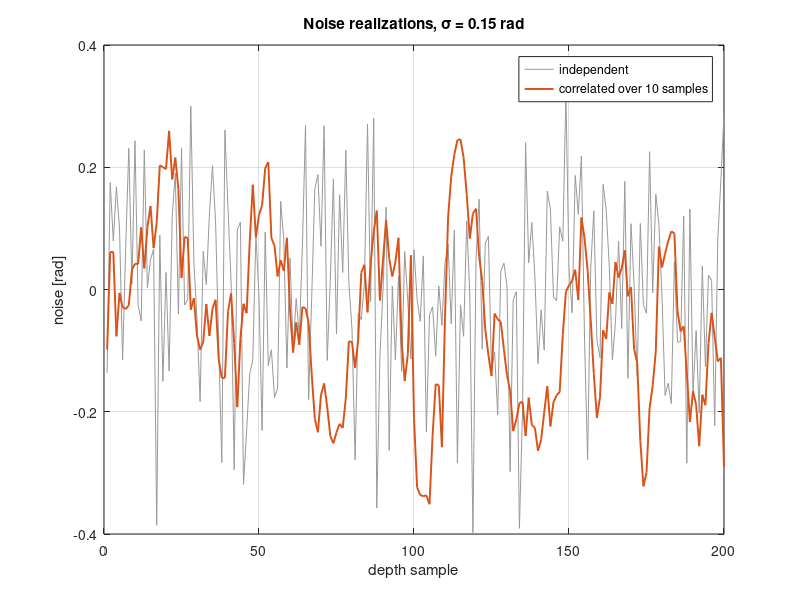

Write the MATLAB code that produced this figure. (Note: this script raises an error after producing the figure.)
%% Lesson 3 - Generalized least squares: correlated noise
%
% Lessons 1 and 2 assumed each sample's noise is independent of its
% neighbours'. Coherence is estimated by averaging over a depth window,
% and neighbouring windows share samples, so their errors move together.
%
% The DATA COVARIANCE MATRIX C_d records the variance of each sample and
% the covariance of each pair. Weighted least squares is the case where
% C_d is diagonal.

clear; close all; rng(3);

%% 1. Correlated noise
% Draw independent noise and smooth it with a running average of L
% samples, as a multilook window does.
N     = 200;                          % depth samples
L     = 10;                           % samples per averaging window
sigma = 0.15;                         % phase noise per sample [rad]

white  = randn(N + L - 1, 1);
smooth = conv(white, ones(L,1)/sqrt(L), 'valid');     % running sum / sqrt(L)
% sqrt(L), not L, keeps each sample's sigma at 1: only the correlation
% differs from independent noise.
e_corr  = sigma * smooth;
e_indep = sigma * randn(N, 1);
[std(e_indep), std(e_corr)]           % the same size

figure('Name', 'Lesson 3a', 'Position', [100 100 900 320]);
plot(e_indep, 'Color', [0.6 0.6 0.6]); hold on;
plot(e_corr, 'LineWidth', 1.4);
xlabel('depth sample'); ylabel('noise [rad]'); grid on;
legend('independent', sprintf('correlated over %d samples', L));
title('Noise realizations, \sigma = 0.15 rad');

%% 2. The data covariance matrix C_d
% Diagonal: sigma^2. Off-diagonal: samples k apart share L-k of their L
% inputs, so their covariance is sigma^2 (1 - k/L), zero beyond k = L.
% toeplitz builds a matrix that depends only on |i-j|.
lag  = (0:N-1)';
rho  = max(0, 1 - lag/L);
C_d  = sigma^2 * toeplitz(rho);

C_d(1:6, 1:6) / sigma^2               % top corner, as correlations

% Check against simulation: each column of E is one noise realization.
Rsim = 20000;
E = sigma * conv2(randn(N + L - 1, Rsim), ones(L,1)/sqrt(L), 'valid');
C_emp = (E * E') / Rsim;
fprintf('formula vs simulated, lag 0..3: [%s] vs [%s]\n', ...
  sprintf('%.4f ', C_d(1,1:4)), sprintf('%.4f ', C_emp(50,50:53)));

%% 3. The problem: phase vs depth (lesson 2's model)
g = 0.3001;                          % rad/m per unit dlam
z = (1:N)' * 2;                      % 2 m spacing
m_true = [0.4; 0.05];                % [phi0; dlam]
G = [ones(N,1), g*z];

%% 4. Generalized least squares
% Lesson 2 had (G' W G) m = G' W d with W = 1/variance. For a full
% covariance, 1/variance becomes the inverse matrix:
%
%     (G' inv(C_d) G) m = G' inv(C_d) d,       C_M = inv(G' inv(C_d) G)
%
% With a diagonal C_d this is lesson 2. lscov(G, d, C_d) does it built in.

%% 5. Whitening
% chol gives a lower-triangular Lc with Lc*Lc' = C_d: the recipe that turns
% independent unit noise into this correlated noise. Lc\ undoes it.
Lc = chol(C_d, 'lower');
e_white = Lc \ e_corr;
fprintf('\nafter whitening: std %.2f (want 1), lag-1 correlation %.2f (want 0)\n', ...
  std(e_white), sum(e_white(1:end-1).*e_white(2:end))/sum(e_white.^2));

% Whiten G and d the same way, then ordinary least squares:
d = G*m_true + e_corr;
Gw = Lc \ G;
dw = Lc \ d;
m_gls   = Gw \ dw
m_lscov = lscov(G, d, C_d)                    % agrees
C_gls   = inv(Gw' * Gw);                      % = inv(G' inv(C_d) G)

%% 6. Three treatments, compared by Monte Carlo
% (a) IGNORE the correlation: diagonal C_d only
% (b) FULL GLS with the true C_d
% (c) INFLATE: keep a diagonal C_d but multiply each variance by L, the
%     number of correlated samples. This is what fabricGLS does through
%     opts.n_looks / n_indep_z instead of building an N x N matrix.
C_a = sigma^2 * inv(G'*G);                    %#ok<MINV> (a)'s claimed error bar
C_c = L * C_a;                                % (c)'s claimed error bar

R = 3000;
dl = zeros(R, 2);                             % columns: (a)=(c), (b)
Ecol = sigma * conv2(randn(N + L - 1, R), ones(L,1)/sqrt(L), 'valid');
for k = 1:R
  d_k = G*m_true + Ecol(:, k);
  ma = G \ d_k;                               % (a) and (c): same estimate
  mb = (Lc \ G) \ (Lc \ d_k);                 % (b)
  dl(k, :) = [ma(2), mb(2)];
end

rows = {'(a) ignore correlation', '(b) full GLS', '(c) inflate variance'};
meas = [std(dl(:,1)); std(dl(:,2)); std(dl(:,1))];
clm  = sqrt([C_a(2,2); C_gls(2,2); C_c(2,2)]);
disp(table(meas, clm, clm./meas, 'RowNames', rows, ...
  'VariableNames', {'measured_scatter', 'claimed_sigma', 'ratio'}))

%% 7. Plot
figure('Name', 'Lesson 3b', 'Position', [100 100 1100 380]);
subplot(1,2,1);
imagesc(C_d(1:40, 1:40) / sigma^2); axis image; colorbar;
xlabel('sample j'); ylabel('sample i');
title('C_d / \sigma^2 (first 40 samples)');

subplot(1,2,2);
b = bar([meas, clm]); grid on;
set(gca, 'XTickLabel', {'(a) ignore', '(b) full GLS', '(c) inflate'});
ylabel('\sigma of \Delta\lambda');
legend('measured', 'claimed', 'Location', 'northoutside', 'Orientation', 'horizontal');
title('\sigma of \Delta\lambda by method');

%% TAKEAWAYS
% - Correlated noise barely changes the estimate but, ignored, makes the
%   claimed sigma about sqrt(L) too small.
% - Full GLS: whiten with chol, then least squares.
% - Inflating a diagonal C_d gets the size of the error bar right without
%   an N x N matrix; fabricGLS does this.
% - fabricGLS once assumed that 4-channel synthesized azimuths were ~4
%   independent numbers; its test measured that inflation made the error
%   bars 2.4x too large, so the option is off. Measure, don't assume.
%
%% TRY THIS
% 1. Set L = 1. What happens to the three rows of the table?
% 2. Set L = 30. Does the sqrt(L) rule for (a) still hold?
% 3. Inflate by 4 instead of L in (c). How wrong is the error bar?
